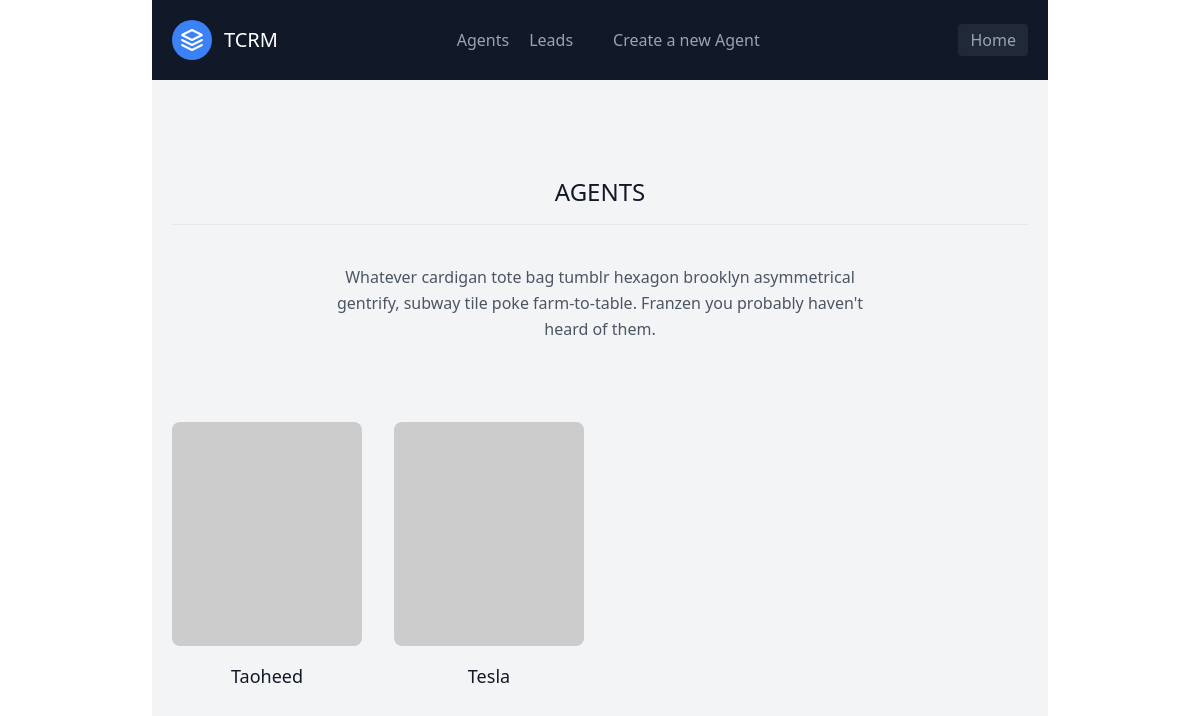
/agents/ (signed in), run on an earlier commit of the app's database.
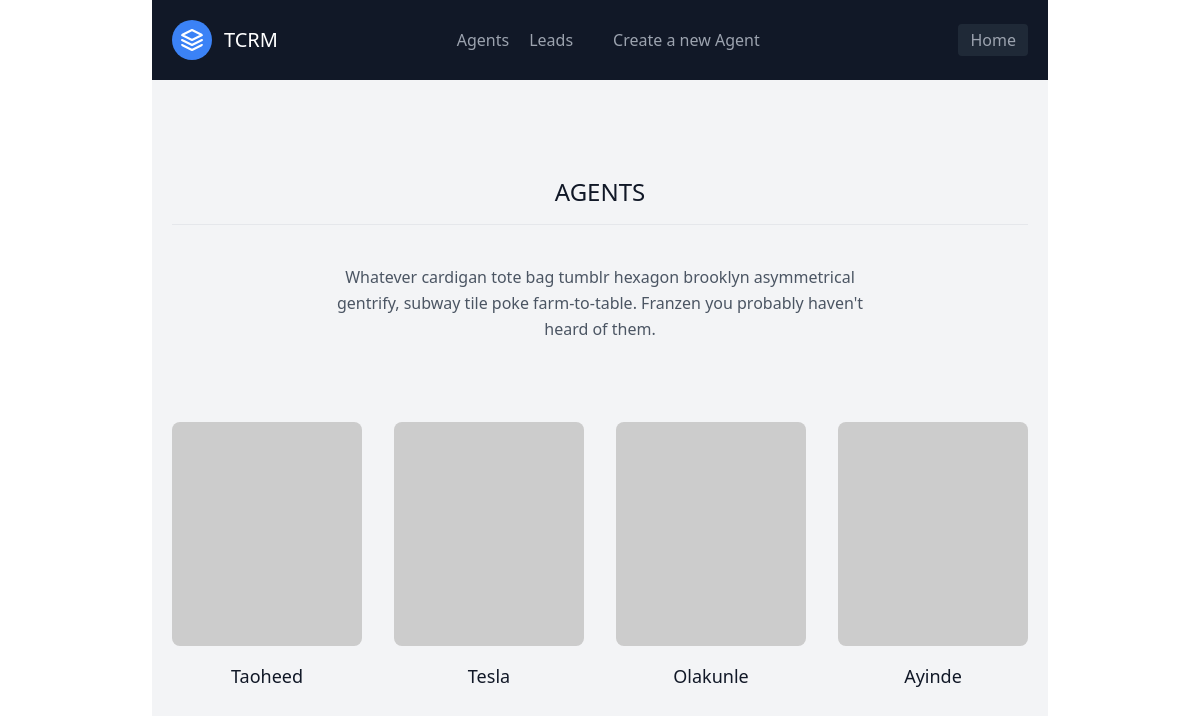
And on a later commit of the database.
### leads/models.py (models this page shows, shortened)
class Agent(models.Model):
    user = models.OneToOneField(User, on_delete=models.CASCADE)
    organisation = models.ForeignKey(UserProfile, on_delete=models.CASCADE)

class User(AbstractUser):
    pass

### agents/views.py (the view)
# urls.py: path('', AgentListView.as_view(), name="agent_list"),
class AgentListView(LoginRequiredMixin, generic.ListView):
    template_name = "agents/agent_list.html"
    context_object_name = "agents"
    def get_queryset(self):
        organisation = self.request.user.userprofile
        return Agent.objects.filter(organisation=organisation)

### agents/templates/agents/agent_list.html
{% extends 'leads/homepage_agent.html' %}
{% block content %}
<body>
    <section class="text-gray-600 body-font">
        <div class="container px-5 py-24 mx-auto">
          <div class="flex flex-col text-center w-full mb-20">
            <h1 class="text-2xl font-medium title-font mb-4 text-gray-900">AGENTS</h1>
            <hr class="h-10">
            <p class="lg:w-2/3 mx-auto leading-relaxed text-base">Whatever cardigan tote bag tumblr hexagon brooklyn asymmetrical gentrify, subway tile poke farm-to-table. Franzen you probably haven't heard of them.</p>
          </div>
          <div class="flex flex-wrap -m-4">
            {% for agent in agents %}
            <div class="p-4 lg:w-1/4 md:w-1/2">
              <div class="h-full flex flex-col items-center text-center">
                <img alt="team" class="flex-shrink-0 rounded-lg w-full h-56 object-cover object-center mb-4" src="https://dummyimage.com/203x203">
                <div class="w-full">
                  <h2 class="title-font font-medium text-lg text-gray-900"><a href="{{ agent.id }}"> {{ agent.user.username }}</a></h2>
                </div>
              </div>
            </div>
            {% endfor %}
          </div>
        </div>
      </section>
</body>
{% endblock content %}

### leads/templates/leads/homepage_agent.html (shortened to what this page needs)
{% load static %}
<!DOCTYPE html>
<html lang="en">
<head>
    <script src="https://cdn.tailwindcss.com"></script>
    <link href="{% static 'styling/main.css' %}" rel="stylesheet">
</head>
<body>
    <div class="max-w-4xl bg-gray-100 mx-auto">
        {% include 'leads/navbar_agent.html' %}
        {% block content %}{% endblock content %}
    </div>
</body>
</html>

### leads/templates/leads/navbar_agent.html (shortened to what this page needs)
<header class="text-gray-400 bg-gray-900 body-font">
  <div class="container mx-auto flex flex-wrap p-5 flex-col md:flex-row items-center">
    <a class="flex title-font font-medium items-center text-white mb-4 md:mb-0">
      <svg xmlns="http://www.w3.org/2000/svg" fill="none" stroke="currentColor" stroke-linecap="round" stroke-linejoin="round" stroke-width="2" class="w-10 h-10 text-white p-2 bg-blue-500 rounded-full" viewBox="0 0 24 24">
        <path d="M12 2L2 7l10 5 10-5-10-5zM2 17l10 5 10-5M2 12l10 5 10-5"></path>
      </svg>
      <span class="ml-3 text-xl">TCRM</span>
    </a>
    <nav class="md:ml-auto md:mr-auto flex flex-wrap items-center text-base justify-center">
      {% if request.user.is_authenticated %}
      <a href="/agents" class="mr-5 hover:text-white">Agents</a>
      <a href='/leadlist' class="mr-5 hover:text-white">Leads</a>
      <a href='/form_agent' class="mr-5 hover:text-white">Create a new Agent</a>
      {% endif %}
    </nav>
    <button class="inline-flex items-center bg-gray-800 border-0 py-1 px-3 focus:outline-none hover:bg-gray-700 rounded text-base mt-4 md:mt-0">
      <a href="/">Home</a>
    </button>
  </div>
</header>

What changed in the data, as far as the page shows it:
added Agent: user.username "Olakunle"
added Agent: user.username "Ayinde"
